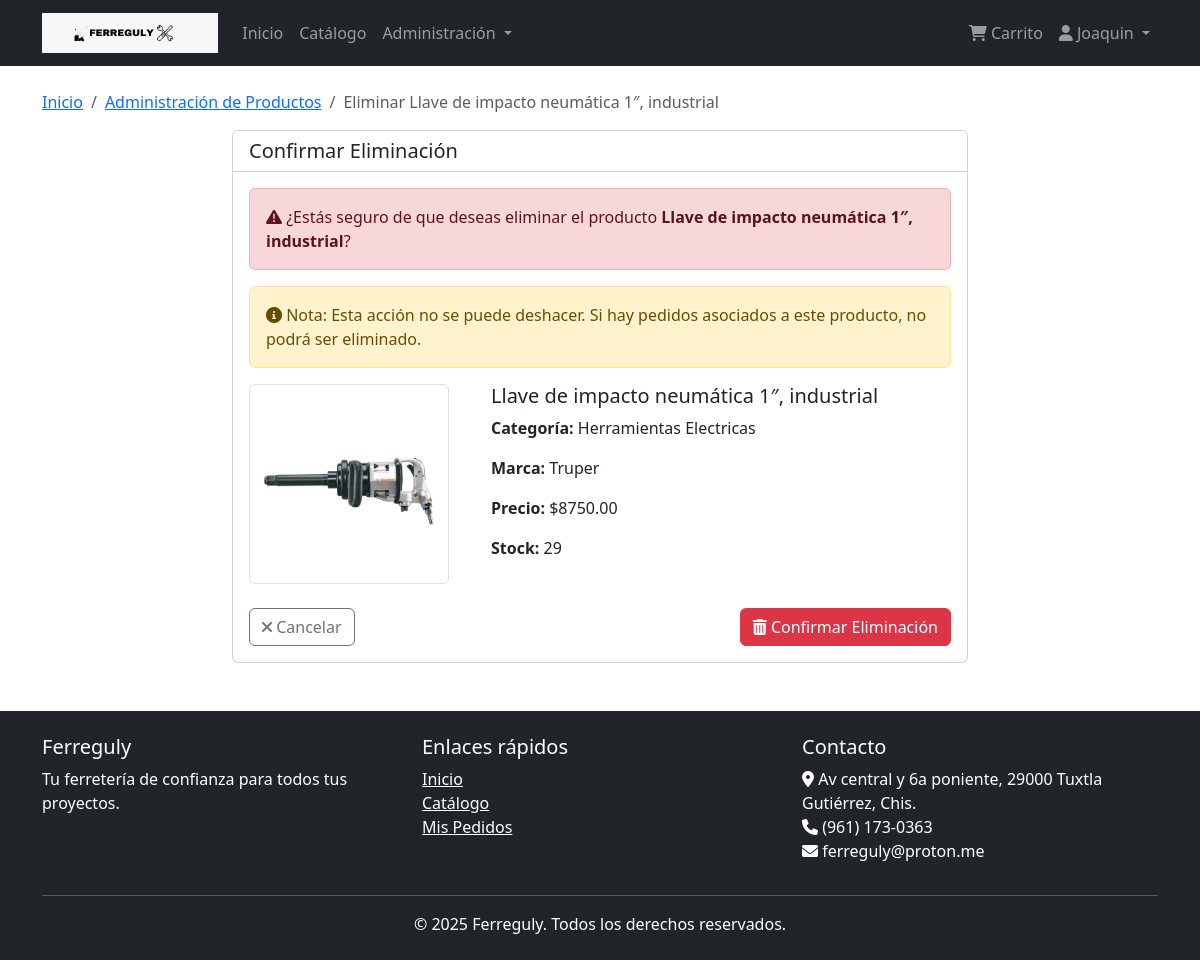
Screenshot of /productos/admin/productos/eliminar/1/ (signed in) with the database file from the repository.
### usuarios/models.py (models this page shows, shortened)
class Usuario(AbstractBaseUser, PermissionsMixin):
    id_usuario = models.AutoField(primary_key=True)
    nombre = models.CharField(max_length=35)
    apellidos = models.CharField(max_length=50)
    email = models.EmailField(max_length=45, unique=True)
    telefono = models.CharField(max_length=10, null=True, blank=True)
    tipo_usuario = models.CharField(
        max_length=15,
        choices=[('cliente', 'Cliente'), ('administrador', 'Administrador')],
        default='cliente'
    )
    fecha_registro = models.DateTimeField(default=timezone.now)
    activo = models.BooleanField(default=True)
    is_staff = models.BooleanField(default=False)
    is_active = models.BooleanField(default=True)
    USERNAME_FIELD = 'email'
    REQUIRED_FIELDS = ['nombre', 'apellidos']
    objects = UsuarioManager()
    class Meta:
        db_table = 'usuario'
        verbose_name = 'Usuario'
        verbose_name_plural = 'Usuarios'

### productos/models.py (models this page shows, shortened)
class Producto(models.Model):
    id_producto = models.AutoField(primary_key=True)
    nombre = models.CharField(max_length=100)
    descripcion = models.TextField()
    id_categoria = models.ForeignKey(Categoria, on_delete=models.RESTRICT, related_name='productos')
    id_marca = models.ForeignKey(Marca, on_delete=models.RESTRICT, related_name='productos')
    precio = models.DecimalField(max_digits=10, decimal_places=2)
    stock = models.IntegerField(default=0)
    imagen = models.ImageField(upload_to='productos/', max_length=200, null=True, blank=True)
    activo = models.BooleanField(default=True)
    fecha_creacion = models.DateTimeField(default=timezone.now)
    class Meta:
        db_table = 'producto'
        verbose_name = 'Producto'
        verbose_name_plural = 'Productos'
        indexes = [
            models.Index(fields=['id_categoria'], name='idx_producto_categoria'),
            models.Index(fields=['id_marca'], name='idx_producto_marca'),
        ]

class Categoria(models.Model):
    id_categoria = models.AutoField(primary_key=True)
    nombre = models.CharField(max_length=35)
    descripcion = models.TextField(null=True, blank=True)
    activo = models.BooleanField(default=True)
    class Meta:
        db_table = 'categoria'
        verbose_name = 'Categoría'
        verbose_name_plural = 'Categorías'

class Marca(models.Model):
    id_marca = models.AutoField(primary_key=True)
    nombre = models.CharField(max_length=35)
    activo = models.BooleanField(default=True)
    class Meta:
        db_table = 'marca'
        verbose_name = 'Marca'
        verbose_name_plural = 'Marcas'

### productos/views.py (the view, shortened to what this page needs)
# urls.py: path('admin/productos/eliminar/<int:pk>/', views.ProductoDeleteView.as_view(), name='producto_eliminar'),
class ProductoDeleteView(LoginRequiredMixin, DeleteView):
    model = Producto
    template_name = 'productos/admin/productos/eliminar.html'
    success_url = reverse_lazy('productos_lista')
    def dispatch(self, request, *args, **kwargs):
        if not request.user.tipo_usuario == 'administrador':
            messages.error(request, 'No tienes permisos para acceder a esta página')
            return redirect('inicio')
        return super().dispatch(request, *args, **kwargs)

### templates/productos/admin/productos/eliminar.html (shortened to what this page needs)
{% extends 'base.html' %}
{% block content %}
<nav aria-label="breadcrumb" class="mt-3">
    <ol class="breadcrumb">
        <li class="breadcrumb-item"><a href="{% url 'inicio' %}">Inicio</a></li>
        <li class="breadcrumb-item"><a href="{% url 'productos_lista' %}">Administración de Productos</a></li>
        <li class="breadcrumb-item active">Eliminar {{ object.nombre }}</li>
    </ol>
</nav>
<div class="row justify-content-center">
    <div class="col-md-8">
        <div class="card">
            <div class="card-header bg-white">
                <h5 class="mb-0">Confirmar Eliminación</h5>
            </div>
            <div class="card-body">
                <div class="alert alert-danger">
                    <i class="fas fa-exclamation-triangle"></i> ¿Estás seguro de que deseas eliminar el producto <strong>{{ object.nombre }}</strong>?
                </div>
                <div class="alert alert-warning">
                    <i class="fas fa-info-circle"></i> Nota: Esta acción no se puede deshacer. Si hay pedidos asociados a este producto, no podrá ser eliminado.
                </div>
                <div class="row mb-4">
                    <div class="col-md-4">
                        {% if object.imagen %}
                            <img src="{{ object.imagen.url }}" alt="{{ object.nombre }}" class="img-thumbnail" style="max-height: 200px;">
                        {% else %}
                            <div class="bg-light text-center p-5">
                                <i class="fas fa-image fa-4x text-secondary"></i>
                                <p class="mt-2">Sin imagen</p>
                            </div>
                        {% endif %}
                    </div>
                    <div class="col-md-8">
                        <h5>{{ object.nombre }}</h5>
                        <p><strong>Categoría:</strong> {{ object.id_categoria.nombre }}</p>
                        <p><strong>Marca:</strong> {{ object.id_marca.nombre }}</p>
                        <p><strong>Precio:</strong> ${{ object.precio }}</p>
                        <p><strong>Stock:</strong> {{ object.stock }}</p>
                    </div>
                </div>
                <form method="post">
                    <div class="d-flex justify-content-between">
                        <a href="{% url 'productos_lista' %}" class="btn btn-outline-secondary">
                            <i class="fas fa-times"></i> Cancelar
                        </a>
                        <button type="submit" class="btn btn-danger">
                            <i class="fas fa-trash-alt"></i> Confirmar Eliminación
                        </button>
                    </div>
                </form>
            </div>
        </div>
    </div>
</div>
{% endblock %}

### templates/base.html (shortened to what this page needs)
{% load static %}
<!DOCTYPE html>
<html lang="es">
<head>
    <link href="https://cdn.jsdelivr.net/npm/bootstrap@5.3.0-alpha1/dist/css/bootstrap.min.css" rel="stylesheet">
    <link rel="stylesheet" href="https://cdnjs.cloudflare.com/ajax/libs/font-awesome/6.0.0/css/all.min.css">
</head>
<body>
    <nav class="navbar navbar-expand-lg navbar-dark bg-dark">
        <div class="container">
            <a class="navbar-brand" href="{% url 'inicio' %}">
                <img src="{% static 'img/ferreguly.jpeg' %}" alt="Ferreguly Logo" style="height: 40px; width: auto;">
            </a>
            <div class="collapse navbar-collapse" id="navbarNav">
                <ul class="navbar-nav me-auto">
                    <li class="nav-item">
                        <a class="nav-link" href="{% url 'inicio' %}">Inicio</a>
                    </li>
                    <li class="nav-item">
                        <a class="nav-link" href="{% url 'catalogo' %}">Catálogo</a>
                    </li>
                    {% if user.is_authenticated %}
                        {% if user.tipo_usuario == 'administrador' %}
                            <li class="nav-item dropdown">
                                <a class="nav-link dropdown-toggle" href="#" role="button" data-bs-toggle="dropdown">
                                    Administración
                                </a>
                            </li>
                        {% endif %}
                    {% endif %}
                </ul>
                <ul class="navbar-nav">
                    {% if user.is_authenticated %}
                        <li class="nav-item">
                            <a class="nav-link" href="{% url 'carrito_lista' %}">
                                <i class="fas fa-shopping-cart"></i> Carrito
                            </a>
                        </li>
                        <li class="nav-item dropdown">
                            <a class="nav-link dropdown-toggle" href="#" role="button" data-bs-toggle="dropdown">
                                <i class="fas fa-user"></i> {{ user.nombre }}
                            </a>
                        </li>
                    {% endif %}
                </ul>
            </div>
        </div>
    </nav>
    <main class="container my-4">
        {% block content %}{% endblock %}
    </main>
    <footer class="bg-dark text-white py-4 mt-5">
        <div class="container">
            <div class="row">
                <div class="col-md-4">
                    <h5>Ferreguly</h5>
                    <p>Tu ferretería de confianza para todos tus proyectos.</p>
                </div>
                <div class="col-md-4">
                    <h5>Enlaces rápidos</h5>
                    <ul class="list-unstyled">
                        <li><a href="{% url 'inicio' %}" class="text-white">Inicio</a></li>
                        <li><a href="{% url 'catalogo' %}" class="text-white">Catálogo</a></li>
                        {% if user.is_authenticated %}
                            <li><a href="{% url 'pedidos_lista' %}" class="text-white">Mis Pedidos</a></li>
                        {% else %}
                            <li><a href="{% url 'login' %}" class="text-white">Iniciar Sesión</a></li>
                        {% endif %}
                    </ul>
                </div>
                <div class="col-md-4">
                    <h5>Contacto</h5>
                    <address>
                        <i class="fas fa-map-marker-alt"></i> Av central y 6a poniente, 29000 Tuxtla Gutiérrez, Chis.<br>
                        <i class="fas fa-phone"></i> (961) 173-0363<br>
                        <i class="fas fa-envelope"></i> ferreguly@proton.me
                    </address>
                </div>
            </div>
            <hr>
            <div class="row">
                <div class="col-12 text-center">
                    <p class="mb-0">&copy; {% now "Y" %} Ferreguly. Todos los derechos reservados.</p>
                </div>
            </div>
        </div>
    </footer>
</body>
</html>

### rows the page displays
Usuario: nombre "Joaquin"
Producto: nombre "Llave de impacto neumática 1″, industrial", imagen (picture), id_categoria.nombre "Herramientas Electricas", id_marca.nombre "Truper", precio "8750.00", stock "29"
